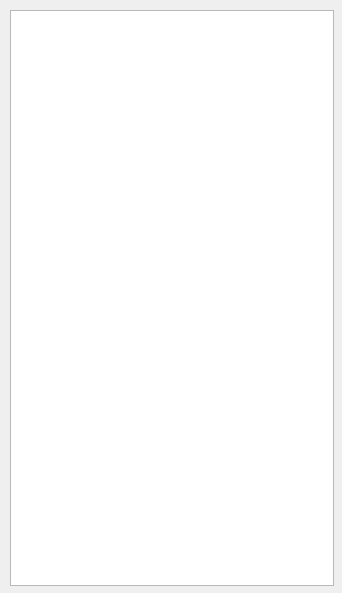
<?xml version="1.0" encoding="UTF-8"?>
<ui version="4.0">
 <class>circuit_scrambleClass</class>
 <widget class="QDialog" name="circuit_scrambleClass">
  <property name="geometry">
   <rect>
    <x>0</x>
    <y>0</y>
    <width>342</width>
    <height>593</height>
   </rect>
  </property>
  <property name="sizePolicy">
   <sizepolicy hsizetype="Ignored" vsizetype="Ignored">
    <horstretch>0</horstretch>
    <verstretch>0</verstretch>
   </sizepolicy>
  </property>
  <property name="windowTitle">
   <string>circuit_scramble</string>
  </property>
  <widget class="QGraphicsView" name="graphicsView">
   <property name="geometry">
    <rect>
     <x>10</x>
     <y>10</y>
     <width>324</width>
     <height>576</height>
    </rect>
   </property>
   <property name="sizePolicy">
    <sizepolicy hsizetype="Fixed" vsizetype="Fixed">
     <horstretch>0</horstretch>
     <verstretch>0</verstretch>
    </sizepolicy>
   </property>
   <property name="maximumSize">
    <size>
     <width>324</width>
     <height>576</height>
    </size>
   </property>
   <property name="verticalScrollBarPolicy">
    <enum>Qt::ScrollBarAlwaysOff</enum>
   </property>
   <property name="horizontalScrollBarPolicy">
    <enum>Qt::ScrollBarAlwaysOff</enum>
   </property>
  </widget>
 </widget>
 <layoutdefault spacing="6" margin="11"/>
 <resources>
  <include location="circuit_scramble.qrc"/>
 </resources>
 <connections/>
</ui>
